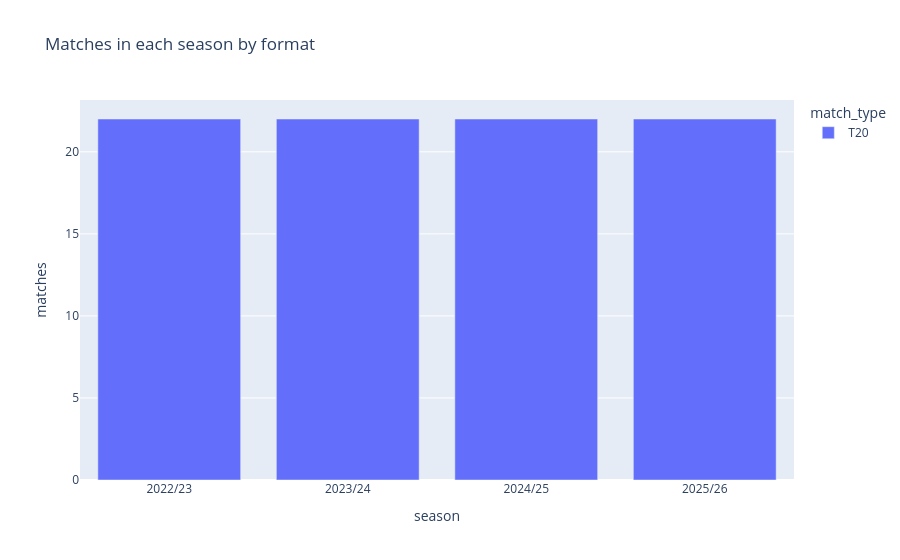

The code cell stored with this chart in its notebook:
### Markdown cell above
## 2. Competition coverage over time

### Code cell
season_counts = matches.groupby(["match_type", "season"], dropna=False).size().reset_index(name="matches")
fig = px.bar(season_counts, x="season", y="matches", color="match_type", barmode="group", title="Matches in each season by format")
fig.show()

### Figure 1 — Plotly figure (JSON) as saved in the notebook; plotly's stock layout.template omitted (floating-point values rounded to 4 significant figures)
{"data": [{"alignmentgroup": "True", "hovertemplate": "match_type=T20<br>season=%{x}<br>matches=%{y}<extra></extra>", "legendgroup": "T20", "marker": {"color": "#636efa", "pattern": {"shape": ""}}, "name": "T20", "offsetgroup": "T20", "orientation": "v", "showlegend": true, "textposition": "auto", "type": "bar", "x": ["2022/23", "2023/24", "2024/25", "2025/26"], "xaxis": "x", "y": [22, 22, 22, 22], "yaxis": "y"}], "layout": {"barmode": "group", "legend": {"title": {"text": "match_type"}, "tracegroupgap": 0}, "title": {"text": "Matches in each season by format"}, "xaxis": {"anchor": "y", "domain": [0, 1], "title": {"text": "season"}}, "yaxis": {"anchor": "x", "domain": [0, 1], "title": {"text": "matches"}}}}
